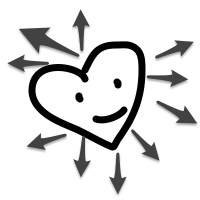
#> input picture Class 11/heart.png, 200 x 200 px
$ jupyter execute --allow-errors 'image processing 1 .ipynb'   (Python 2 division)
#> lines starting #> are read from the running program, lines starting #| are printed output that depends on the picture; after the words box and inside, x2 and y2 are one past the last pixel; in counts of white or black regions, pixels touching at a corner belong together
How do you know what's in a library?  After you import a library, you can use the dir function to list its methods.'

[cell 1]
import re
#once impored, you can list all the regex methods
dir(re)

[cell 2]
dir([])  #all the things python knows about lists

If you want python to print out helpful information about a module, get the docstring.
The documentation string can be printed by adding '.' and the string 'doc' surrounded by double underscores on either side.
### print _library.method_._\_doc\_\_</pre>

[cell 3]
print [].count.__doc__
#see the helpful message below

[cell 4]
print len.__doc__

You can write a docstring for any function you create by adding the string on the new line after the def statement:

[cell 5]
#check out the help text this function prints now
def verbosetax(subtotal):
    'returns the tax ona meal in Massachusetts'
    return subtotal * 0.0625

print verbosetax.__doc__

### Tuples a new data type
Tuples are like lists of two items.  They are declared by using round parenthesis __( )__, with items separated by commas. Unlike lists, they are immutable, meaning that once they are created the pair of numbers will always exist together as an object.

To create a tuple, simply put two things, separated by commas, inside a set of parenthesis.
<pre>twod = (42,17)</pre>
__Note the parenthesis used for tuples!__

Python creates an object consisting of a pair of numbers wthat will always be connected. For example, the longitude and latitude on a map. That tuple will always be used to designate a particular place, and it can't be changed. You can make another location tuple and assign it to the same variable name , but the original location tuple will still remain. E.g if you favorite restaurant changes location, the old coordinates still exists although your restaurant variable will have updated coordinates.

“Tuple” is the generalized name for pairs, triples, quadruples, and so on. Instead of just providing a number such as 42, a tuple allows you to pair together 42 and 17 in the form: (42, 17). So, for instance, if wanted to specify a coordinate in two- dimensional space, it would be quite a good idea to use a tuple with elements—a pair, such as (42, 17). If you needed to specify a point in three-dimensional space, a triple or tuple with three elements would be great to use

Create a tuple  <pre>e.g.twod = (42,17) </pre>
in the line below

#> (a cell that did not finish here is left out)

Create a triple  (three items together) in the line below <pre> threed = (7,6,14) </pre>

#> (a cell that did not finish here is left out)

#> (a cell that did not finish here is left out)

#> (a cell that did not finish here is left out)

#> (a cell that did not finish here is left out)

#> (a cell that did not finish here is left out)

Tuples __looks__ like list, in that you can use index annotation and slices on them
(e.g. you can write) <pre>twod[-1]  for last item, </pre>and
<pre>threed[1:] for all items after the first</pre>
__Howver__ tuples are
   1. immutable (unchangeable once created)
   2. has a fixed number of elements

#> (a cell that did not finish here is left out)

#> (a cell that did not finish here is left out)

When you try to reassign an element in a tuple to something else, you'll get an error. What would it mean for the latitude and longitude of a physical location to suddenly change? It wouldn't.

#> (a cell that did not finish here is left out)

#> (a cell that did not finish here is left out)

Contrast that to lists, which can have elements updated and added, removed from them:

[cell 16]
alist = [1,2,3] #note square brackets for lists

[cell 17]
alist[0]=15  #reassigning an element to a new value

[cell 18]
alist  #no complaints!

[cell 19]
for i in range(5):  #can make a lot of tuples by iterating
    print (i,2,3)

[cell 20]
#Here's double double from earlier
def double(sequence):
    result = [];
    for element in sequence:
        result = result + [element*2]
    return result

[cell 21]
double(alist)

[cell 22]
double((2,3,4))

[cell 23]
#Because we can iterate and use artithmetic on the elements, double from before works on tuples!

### Generating simple images -- entirely one color_
__PIL__ is intended for image processing from other sources
We're using it as a simple image generator. First we have to import the library using <pre>
from PIL import Image</pre>
Then we can create a new image using the <pre>Image.new( mode, size, color)
The arguments, in order are:
mode = 'RGB'
size = (100,100)
color = 'white'

#### Import the PIL library so you can work with imates

[cell 24]
from PIL import Image

[cell 25]
ourimage = Image.new('RGB',(100,100), 'white')
#> ourimage: PIL image 100x100 RGB; every value is 255
#create a 100x100 pixel image in RGB mode, give ieach pixel a white color

[cell 26]
#save the image to the harddisk
ourimage.save("allwhite.png")

### Open a new window to show your working directory

[cell 27]
#use the webbrowser library
import webbrowser as wb

#get the current working path for this ipython notebook

#> (a cell that did not finish here is left out)

#> (a cell that did not finish here is left out)

You can abstract out the image paramters to variables like this:

[cell 30]
mode = 'RGB'
size = (100,100)
color = 'red'

[cell 31]
#Make an image with the above paramters, name it ourimage2
ourimage2 = Image.new(mode,size,color)

#save it into our file system
ourimage2.save('allred.png')

To figure out which is width and which is height -- change one and see

[cell 32]
ourimage = Image.new('RGB',(150,100),'blue')
#> ourimage: PIL image 150x100 RGB

[cell 33]
ourimage.save('allblue_notsquare.png')

__Note__ that python recognizes different color names for the color parameter:
red, green, blue, white, black, and maybe more...
See the colormap of the documentation
https://pillow.readthedocs.io/en/3.0.0/_modules/PIL/ImageColor.html

You can also make the color paramter a RGB tuple:
color = (R, G, B) where each value goes from 0-255

[cell 34]
ourimage = Image.new('RGB',(100,100), (127,127,127)  )
#> ourimage: PIL image 100x100 RGB; every value is 127

[cell 35]
ourimage.save('allgray.png')

Make it redder by increasing the Red value (the first value in the __R,G,B__ color tuple)

[cell 36]
ourimage = Image.new('RGB',(100,100), (200,127,127)  )

[cell 37]
ourimage.save('allrose.png')

# Q. Create at least two new images using the Image.new() function.
Using the template, assign them new variable names like this:
<pre>
myImage = Image.new('RGB',(width, height), (R,G,B))
myImage.save('myfile.png')
</pre>
What you pick for the variable name, width, height, R, G, B values and filename are up to you.

## Setting a pixel usingputpixel(x,y)
Given an x,y location inside the image, you can put one pixel of color there.
You can use this template
<pre>
<bold>imagevariable.putpixel( (x,y), (R, G, B) )</bold></pre>
The 1st argument is a tuple for an image coordinate
    ( x is the horizontal location, y is the vertical location )

The 2nd argument is a color, specified as a red, green, blue tuple.

[cell 38]
allblack = Image.new('RGB',(100,100),(0,0,0))
#> allblack: PIL image 100x100 RGB; every value is 0

[cell 39]
allblack.save("allblack.png")

[cell 40]
allblack.putpixel((50,50),(255,255,255))
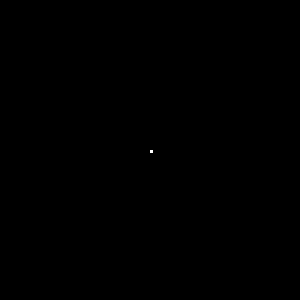
#> allblack: PIL image 100x100 RGB (shown 3 times larger); 0.01% white in thin lines or dots, all inside (x1, y1, x2, y2) = (50, 50, 51, 51)

[cell 41]
allblack.save("almostall.png")

## Try drawing a line
The for loop below will iterate through every value of x from 0 to 100,<br>
and put a white pixel, RGB = (255,255,255), inside the image named __allblack__.<br>
This line will happen at a y height of 25 pixels inside the image. <br>
The last line saves it out to a file named 'oneline.png'

[cell 42]
for i in range(100):
    allblack.putpixel((i,25),(255,255,255))
#> allblack: PIL image 100x100 RGB; 1% white in thin lines or dots, all inside (x1, y1, x2, y2) = (0, 25, 100, 51)

[cell 43]
allblack.save('oneline.png')

## Drawing a vertical line
The for loop below will go through every value of y from 0 to 100, <br>
and put a white pixel, RGB = (255,255,255), inside the image named __allblack.__<br>
This line will happen at a x width of 25 pixels inside the image.
The last line saves it to a file named 'vline.png'

[cell 44]
for i in range(100):
    allblack.putpixel((25,i),(255,255,255))
#> allblack: PIL image 100x100 RGB; 2% white in thin lines or dots

[cell 45]
allblack.save('vline.png')

## Iterate through all x and y values in an image.
Create a new black rectangle image that is 150x100. <br>
As the code goes through all the horizontal rows, <br>
take every vertical pixel and<br>
put a gray pixel in its place.

[cell 46]
rectangle = Image.new('RGB',(150,100),(0,0,0))
#> rectangle: PIL image 150x100 RGB; every value is 0

[cell 47]
for x in range(150):
    for y in range(100):
        rectangle.putpixel((x,y),(127,127,127))
#> rectangle: PIL image 150x100 RGB; every value is 127

[cell 48]
rectangle.save('rectangle.png')

#### Change the color of each pixel as we move through
Instead of using (127,127,127) for every pixel, let's color each pixel by the x position (x,x,x).

[cell 49]
for x in range(150):
    for y in range(100):
        rectangle.putpixel((x,y),(x,x,x))

[cell 50]
rectangle.save('gradient.png')

### Q. can you make this gradient go along the vertical  instead of the horizontal axis? Fill in the 3D tuple below.

[cell 51]
for x in range(150):
    for y in range(100):
        rectangle.putpixel((x,y),(y,y,y))
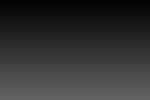
#> rectangle: PIL image 150x100 RGB; min 0, max 99, mean 49.5

[cell 52]
rectangle.save('vertical_gradient.png')

#### Change the color of each pixel based on arithmetic x and y value.

[cell 53]
for x in range(150):
    for y in range(100):
        rectangle.putpixel((x,y),(x+y,x+y,x+y))
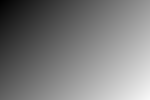
#> rectangle: PIL image 150x100 RGB; min 0, max 248, mean 124

[cell 54]
rectangle.save('diagonal_gradient.png')

Get an image's size by calling Image.size attribute. This will return a tuple with the width and height in pixels.

## Image.size attribute

[cell 55]
rectangle.size  #This should return the size tuple (width, height

[cell 56]
rectangle.size[0]  #Like in a list, the first element can be retrieved by index 0

[cell 57]
rectangle.size[1] #Like in a list, the 2nd element can be retrieved by index 1

[cell 58]
bigger = Image.new('RGB',(500,600),(0,0,0))
#> bigger: PIL image 500x600 RGB; every value is 0

[cell 59]
bigger.size

[cell 60]
bigger.size[0]

[cell 61]
bigger.size[1]

Now we can create a grayout function to work for any image sizes

[cell 62]
def grayout(pngimage):
    for x in range(pngimage.size[0]):
        for y in range(pngimage.size[1]):
            pngimage.putpixel((x,y),(127,127,127))

[cell 63]
test = Image.new('RGB',(150,100), (0,0,0))

[cell 64]
grayout(test)

[cell 65]
test.save('test1.png')

### Now try running grayout function on different sized images:bigger and  rectangle.

Verify that the function to process every pixel works on any sized image.

[cell 66]
grayout(bigger)

[cell 67]
bigger.save('graybig.png')

[cell 68]
grayout(rectangle)

[cell 69]
rectangle.save('grayrectangle.png')

## Use image.open with a filename argument to open the file into python.

[cell 70]
ourimage = Image.open('heart.png') #'heart.png' has to be in the working directory
#> ourimage is the input picture: PIL image 200x200 RGB; min 0, max 255, mean 221.6

[cell 71]
ourimage.save('ours.png')  #check that this is the same image as the one you opened

[cell 72]
#now tryout our grayout function
grayout(ourimage)

[cell 73]
ourimage.save('ournew.png')

[cell 74]
#check that this new image is all grayed out
#otherwise check your function or restart ipython

### Image Modifications
often require looking at the color of a pixel. To do that, Image has a method called getpixel.

[cell 75]
ourimage.getpixel((0,0))   #get a pixel from the image
#> Out = (127, 127, 127)

[cell 76]
transparent = Image.open('heart_trans.png')
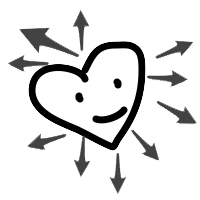
#> input picture Class 11/heart_trans.png, 200 x 200 px
#> transparent is the input picture: PIL image 200x200 RGBA; mean R, G, B, A 222.3, 222.3, 222.3, 72.2

[cell 77]
transparent.getpixel((0,0))  #what does this return
#> Out = (255, 255, 255, 0)

### Template for modifying a function
Fill in the blanks to generalize the size
<pre>
def modify(pngimage):
    for x in ____:
        for y in ____:
            (r,g,b) = pngimage.getpixel((x,y))
            pngimage.putpixel((x,y),(r,g,b))</pre>


First verify that the image that gets saved out is the same as the original.
This means that our loop to handle any sized function is working.

[cell 78]
def modify(pngimage):
    for x in range(pngimage.size[0]):
        for y in range(pngimage.size[1]):
            (r,g,b) = pngimage.getpixel((x,y))
            pngimage.putpixel((x,y),(r,g,b))

[cell 79]
ourimage = Image.open('heart.png')

[cell 80]
modify(ourimage)

[cell 81]
ourimage.save('modheart.png')

Now, actually modify the function to change the intensity
by lightening the image.

[cell 82]
def modify(pngimage):
    for x in range(pngimage.size[0]):
        for y in range(pngimage.size[1]):
            (r,g,b) = pngimage.getpixel((x,y))
            pngimage.putpixel((x,y),(r+64,g+64,b+64))

[cell 83]
modify(ourimage)
ourimage.save('modheart.png')

[cell 84]
modify(ourimage)

[cell 85]
ourimage.save('modheart2.png')   #we can lighten it twice

Note no errors if r,g,b > 255

putpixel uses saturation arithmetic, it is fault tolerant. The input parameter values are bounded, and don't throw an error if the input is <0 or > 255.

#### Generalize so modify works with transparent images too, by slicing the color tuple to isolate the alpha channel and then add it back in.

[cell 86]
def modify(pngimage):
    for x in range(pngimage.size[0]):
        for y in range(pngimage.size[1]):
            (r,g,b) = pngimage.getpixel((x,y))[:3] #get colors only
            new_color = ( r+64, g+64, b+64)
            new_color = new_color + pngimage.getpixel((x,y))[3:]#add transparency
            pngimage.putpixel((x,y),new_color)
#> pngimage: PIL image 200x200 RGBA

[cell 87]
transparent = Image.open('heart_trans.png')

[cell 88]
modify(transparent)

[cell 89]
transparent.save('modtransparent.png')

### How do you darken an image?
subtract from each channel

[cell 90]
def darken(pngimage):
    for x in range(pngimage.size[0]):
        for y in range(pngimage.size[1]):
            (r,g,b) = pngimage.getpixel((x,y))[:3] #get colors only
            new_color = ( r-64, g-64, b-64)
            new_color = new_color + pngimage.getpixel((x,y))[3:]#add transparency
            pngimage.putpixel((x,y),new_color)

[cell 91]
ourimage = Image.open('duckies.png')
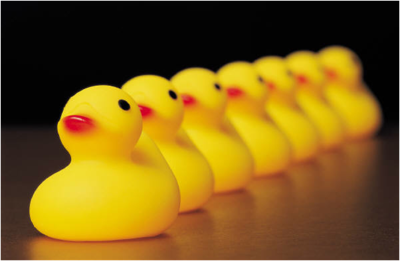
#> input picture Class 11/duckies.png, 400 x 261 px
#> ourimage is the input picture: PIL image 400x261 RGBA; mean R, G, B, A 121.3, 89.6, 19.6, 252.7

[cell 92]
darken(ourimage)

[cell 93]
ourimage.save('darkduckies.png')

### contrast
Copy modify() and change the pixel based on closeness to rails
Change the last line

[cell 94]
def contrast(pngimage):
    for x in range(pngimage.size[0]):
        for y in range(pngimage.size[1]):
            (r,g,b) = pngimage.getpixel((x,y))[:3] #get colors only
            a = pngimage.getpixel((x,y))[3:]
            if r+g+b < 382.5:
                pngimage.putpixel((x,y), ((r - 64), (g - 64), (b - 64))+a)
            else:
                pngimage.putpixel((x,y), ((r + 64), (g + 64), (b + 64))+a)
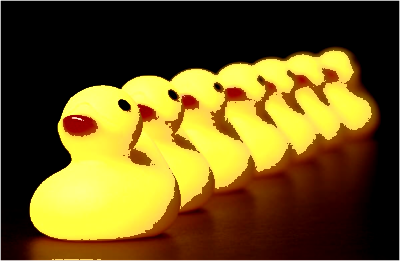
#> pngimage: PIL image 400x261 RGBA; mean R, G, B, A 105.2, 84.6, 25.3, 252.7; transparent parts drawn white

[cell 95]
ourimage = Image.open('duckies.png')

[cell 96]
contrast(ourimage)

[cell 97]
ourimage.save('contrast_ducks.png')

[cell 98]
transparent = Image.open('heart_trans.png')

[cell 99]
contrast(transparent)

[cell 100]
transparent.save('contrast_hearttrans.png')

### Playing around with transformations using pixel manipulation.
Let's start with flipping an image, you need to swap two values.
Say you had two variables, how do you swap them?

[cell 101]
a = 17
b = 2

How to flip the values so that a = 2 and b = 17?
Answer: Create a temporary variable

[cell 102]
temp = a
a = b
b = temp

[cell 103]
(a,b)

Flipping in action

[cell 104]
fliptest = Image.new('RGB',(2,2),'white')

[cell 105]
fliptest.putpixel((0,1),(127,127,127))   #can custom create a small pixel image just for fun
fliptest.putpixel((1,0),(200,200,200))
fliptest.putpixel((1,1),(64,64,64))
fliptest.save('2x2.png')

Flip180

[cell 106]
def flip180(pngimage):
    width = pngimage.size[0]
    height =pngimage.size[1]
    newimage = Image.new('RGB',(height,width),'white')
#> newimage: PIL image 200x200 RGB; every value is 255
    for y in range(height):
        for x in range(width):
            newpixel = pngimage.getpixel((x,y))
            newimage.putpixel((height-x-1,width-y-1),newpixel)
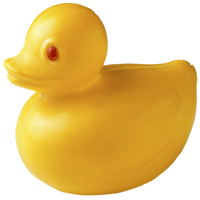
#> input picture Class 11/squareduck.png, 200 x 200 px
#> further down, testimage is the input picture: PIL image 200x200 RGBA; mean R, G, B, A 230.4, 196.8, 123.1, 255
    pngimage = newimage
    newimage.save('rot180.png')

[cell 107]
testimage = Image.open('heart.png')

[cell 108]
flip180(testimage)

Rotate

[cell 109]
def rotate(pngimage):
    width = pngimage.size[0]
    height =pngimage.size[1]
    newimage = Image.new('RGB',(height,width),'white')
    for y in range(height):
        for x in range(width):
            newpixel = pngimage.getpixel((x,y))
            newimage.putpixel((width-y-1,x),newpixel)
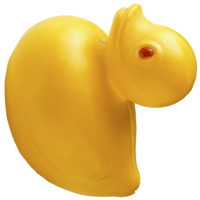
#> newimage: PIL image 200x200 RGB; mean R, G, B 230.4, 196.8, 123.1
    newimage.show()

[cell 110]
testimage = Image.open('squareduck.png')  #image has to be square

[cell 111]
rotate(testimage)

Horizontal Flip

[cell 112]
def fliph(pngimage):
    width = pngimage.size[0]
    for y in range(pngimage.size[1]):
        for x in range(width/2):
            left = pngimage.getpixel((x,y))
            right = pngimage.getpixel((width - 1 - x,y ))
            pngimage.putpixel((width - 1 - x, y), left)
            pngimage.putpixel((x,y), right)
#> pngimage: PIL image 200x200 RGB

[cell 113]
flipme = Image.open('heart.png')

[cell 114]
fliph(flipme)

[cell 115]
flipme.save('hflipped.png')

### Q.  How might you perform a vertical Flip? Fill out the function below.

[cell 116]
def flipv(pngimage):
    height = pngimage.size[1]
    for x in range(pngimage.size[0]):
        for y in range( height/2 ):
            top = pngimage.getpixel((x,y))
            bottom = pngimage.getpixel((x,height - 1 - y ))
            pngimage.putpixel((x,y), bottom)
            pngimage.putpixel((x, height - 1 - y), top)

[cell 117]
flipme = Image.open('heart.png')

[cell 118]
flipv(flipme)

[cell 119]
flipme.save('vflipped.png')

Colored checkerboard

[cell 120]
img = Image.new( 'RGB', (255,255), "black") # create a new black image
#> img: PIL image 255x255 RGB; every value is 0
pixels = img.load() # another way of creating an image

for i in range(img.size[0]):    # for every pixel:
    for j in range(img.size[1]):
        pixels[i,j] = (i, j, 100) # set the colour accordingly
img.save('tile.png') #pretty pixels based on x,y location

Cropping

[cell 121]
img = Image.open('squareduck.png')
imgwidth,imgheight = img.size
img.show()  #I'm going to use img.show to look at what's in python's memory (it's not saved yet)
cropped = img.crop((75,75,150,150))
cropped.save('duckcrop.png')
cropped.show()

Copy and Paste

[cell 122]
#copy and paste images together
duckies = Image.open('duckies.png')

#modify the copy
duckscopy = duckies.copy()
duckscrop = duckscopy.crop((75,75,150,150))
duckscrop.show()
duckscrop.save('duckscrop.png')

pig = Image.open('piggy_trans.png')
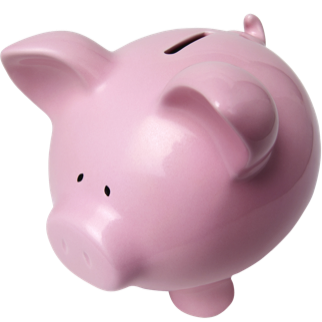
#> input picture Class 11/piggy_trans.png, 322 x 322 px
#> pig is the input picture: PIL image 322x322 RGBA; mean R, G, B, A 126.6, 98.6, 109.3, 162.3

[cell 123]
print pig.size
#| (322, 322)
print duckscrop.size
#| (75, 75)

[cell 124]
#resize so that pig can hold 5x5 images (75*5)
newwidth, newheight = duckscrop.size
bigpig = pig.resize(( newwidth * 5, newheight * 5 ))

[cell 125]
print bigpig.size
#| (375, 375)
print duckscrop.size
#| (75, 75)

[cell 126]
#Note that the paste() method modifies its Image object in place;
#it does not return an Image object with the pasted image
bigpig.paste(duckscrop,(0,0))
bigpig.save('pigsandduck.png')

### To Tile, you need to be able to use the range function with a stepped slice.

[cell 127]
#A small black tile
tile = Image.new('RGB', (10,10),'black')
tilew,tileh = tile.size
print tilew, tileh
tile.show() #small black tile
#we can use the show() function to pop open a view of the image

[cell 128]
#Make aa white background
background = Image.new('RGB',(tilew*5,tileh*5),'white')
#> background: PIL image 50x50 RGB; every value is 255
background.show()
print background.size
#| (50, 50)

[cell 129]
#Tile by using the skip to paste the tile in every other block of pixels
for left in range( 0, tilew*5 , tilew):
    for top in range( 0, tileh * 5, tileh):
        #print left,top  #verify that this gives us all 5
        background.paste(tile,(left,top))
#> background: PIL image 50x50 RGB; every value is 0
#so we've tiled the whole white background image with black
background.save('allblacktiles.png')

[cell 130]
#here we mix it up
background = Image.new('RGB',(tilew*5,tileh*5),'white')
background.show()
print background.size
#| (50, 50)
i = 0
for left in range( 0, tilew*5 , tilew):
    for top in range( 0, tileh * 5, tileh):
        if i%2 == 0:
            background.paste(tile,(left,top))
        #else:
            #print left,top
        i+=1
#> background: PIL image 50x50 RGB; 48% white; 1 white region, box (x1, y1, x2, y2) and area: (0, 0, 50, 50) 1200
#> after the loop, i = 25
###background.show()
background.save('checkerboard.png')

[cell 131]
##Make a checkerboard
background = Image.new('RGB',(tilew*5,tileh*5),'white')
background.show()
print background.size
#| (50, 50)
i = 0
for left in range( 0, tilew*5 , tilew):
    for top in range( 0, tileh * 5, tileh):
        if i%2 == 0:
            background.paste(tile,(left,top))
        i+=1
#> after the loop, i = 25
background.save('checkerboard.png')

[cell 132]
#tiling images that are on your computer
sqduck = Image.open('squareduck.png')
print sqduck.size
#| (200, 200)
sqpig = Image.open('piggy_trans.png')
print sqpig.size
#| (322, 322)
sqpig = sqpig.resize((200,200))  #need to crop first
print sqpig.size
#| (200, 200)

[cell 133]
background = Image.new('RGB',(1000,1000),'white')
#> background: PIL image 1000x1000 RGB; every value is 255
#background.show()
print background.size  #we made a big background
#| (1000, 1000)
i = 0  #counter
for left in range( 0, 1000 , 200):
    for top in range( 0, 1000, 200):
        if i%2 == 0:
            background.paste(sqpig,(left,top))  #every even number, paste the pig
        else:
            background.paste(sqduck,(left,top)) #ever odd number, paste the duck
        i+=1  #increment the counter
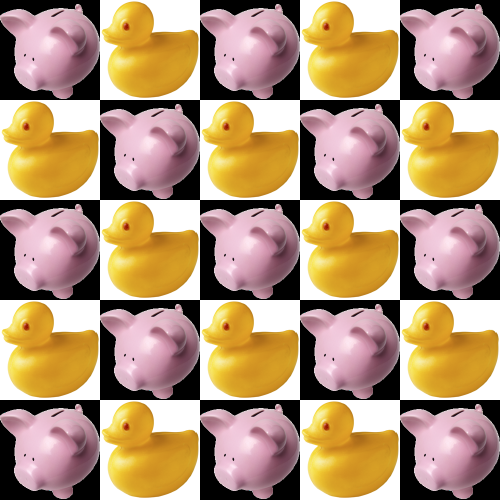
#> background: PIL image 1000x1000 RGB (shown at 1/2 size); mean R, G, B 176.6, 145.9, 116.1
#> after the loop, i = 25
background.save('pigsandducks.png')
